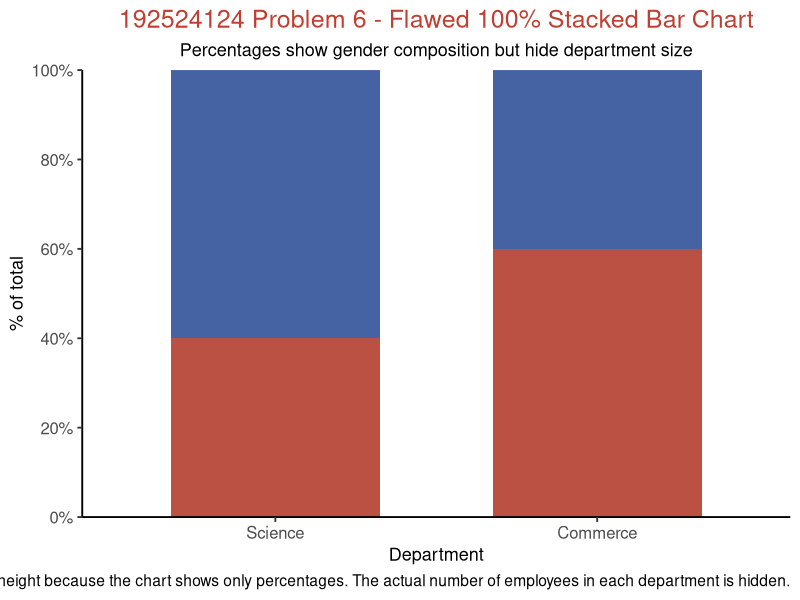
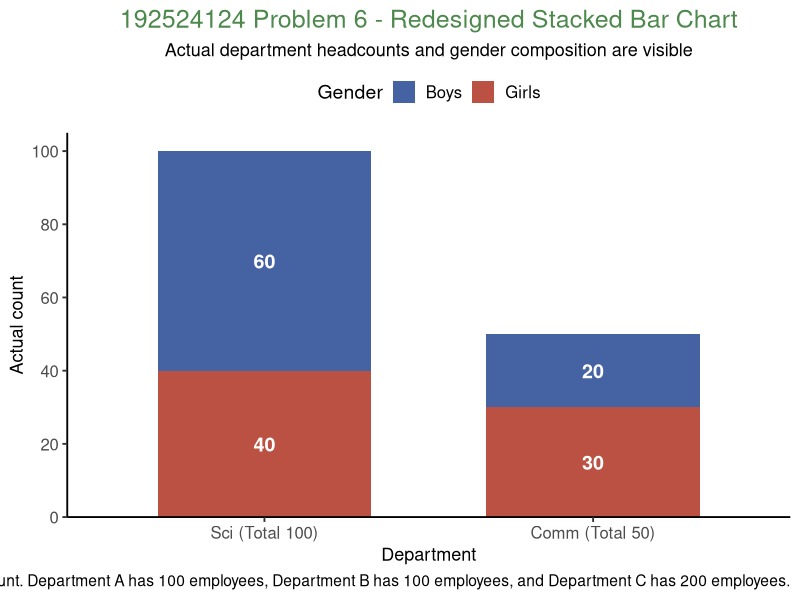
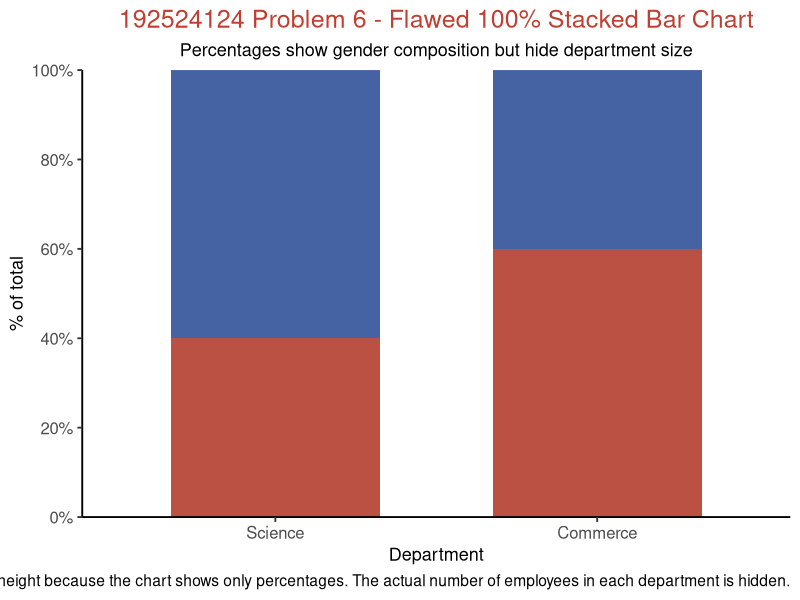
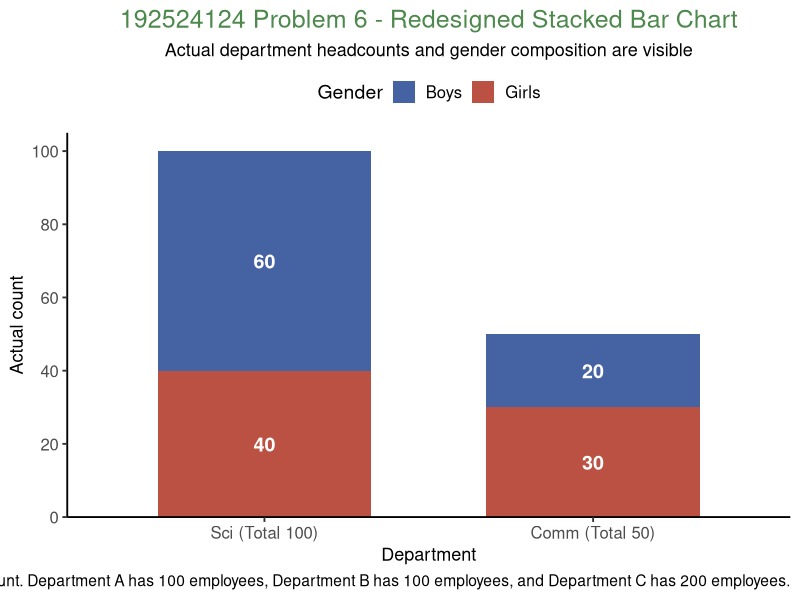

These figures' R source, in order:
# Problem 6 - 100% Stacked Bar Chart

library(ggplot2)

gender_data <- data.frame(
  Department = c(
    "Science", "Science",
    "Commerce", "Commerce"
  ),
  Gender = c(
    "Boys", "Girls",
    "Boys", "Girls"
  ),
  Count = c(
    60, 40,
    20, 30
  )
)

gender_data$Department <- factor(
  gender_data$Department,
  levels = c("Science", "Commerce")
)

gender_data$Gender <- factor(
  gender_data$Gender,
  levels = c("Boys", "Girls")
)

# Flawed Code

before_chart <- ggplot(
  gender_data,
  aes(
    x = Department,
    y = Count,
    fill = Gender
  )
) +
  geom_bar(
    stat = "identity",
    position = "fill",
    width = 0.65
  ) +
  scale_y_continuous(
    breaks = seq(0, 1, 0.2),
    labels = function(x) paste0(x * 100, "%"),
    expand = c(0, 0)
  ) +
  scale_fill_manual(
    values = c(
      "Boys" = "#4563A3",
      "Girls" = "#BA5142"
    )
  ) +
  labs(
    title = "192524124 Problem 6 - Flawed 100% Stacked Bar Chart",
    subtitle = "Percentages show gender composition but hide department size",
    x = "Department",
    y = "% of total",
    caption = "Interpretation: All departments appear equal in height because the chart shows only percentages. The actual number of employees in each department is hidden."
    
  ) +
  theme_classic(base_size = 14) +
  theme(
    plot.title = element_text(
      hjust = 0.5,
      color = "#C13F32",
      size = 18
    ),
    plot.subtitle = element_text(
      hjust = 0.5,
      size = 13
    ),
    axis.title = element_text(size = 13),
    axis.text = element_text(size = 12),
    legend.position = "none"
  )

print(before_chart)

ggsave(
  "problem6_before.png",
  before_chart,
  width = 8,
  height = 6,
  dpi = 300
)

# Redesigned Code

after_chart <- ggplot(
  gender_data,
  aes(
    x = Department,
    y = Count,
    fill = Gender
  )
) +
  geom_bar(
    stat = "identity",
    width = 0.65
  ) +
  geom_text(
    aes(label = Count),
    position = position_stack(vjust = 0.5),
    color = "white",
    fontface = "bold",
    size = 5
  ) +
  scale_y_continuous(
    breaks = seq(0, 100, 20),
    limits = c(0, 105),
    expand = c(0, 0)
  ) +
  scale_x_discrete(
    labels = c(
      "Science" = "Sci (Total 100)",
      "Commerce" = "Comm (Total 50)"
    )
  ) +
  scale_fill_manual(
    values = c(
      "Boys" = "#4563A3",
      "Girls" = "#BA5142"
    )
  ) +
  labs(
    title = "192524124 Problem 6 - Redesigned Stacked Bar Chart",
    subtitle = "Actual department headcounts and gender composition are visible",
    x = "Department",
    y = "Actual count",
    caption = "Interpretation: The redesigned chart shows the actual headcount. Department A has 100 employees, Department B has 100 employees, and Department C has 200 employees."
    
  ) +
  theme_classic(base_size = 14) +
  theme(
    plot.title = element_text(
      hjust = 0.5,
      color = "#4D884C",
      size = 18
    ),
    plot.subtitle = element_text(
      hjust = 0.5,
      size = 13
    ),
    axis.title = element_text(size = 13),
    axis.text = element_text(size = 12),
    legend.position = "top",
    legend.text = element_text(size = 12)
  )

print(after_chart)

ggsave(
  "problem6_after.png",
  after_chart,
  width = 8,
  height = 6,
  dpi = 300
)
